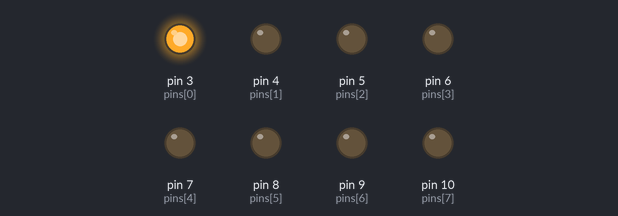
A sketch run on a simulated Arduino Uno, built with avr-gcc and run on an emulated ATmega328P. Parts: output pins drawn as LEDs (lit = HIGH).

Above: at 0.2 s.
At 1.2 s:
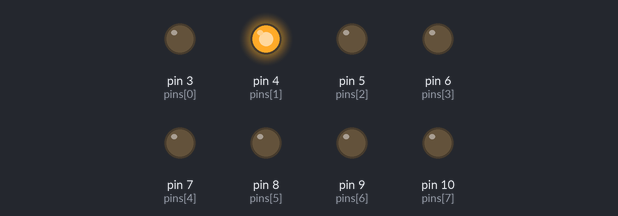
At 2.2 s:
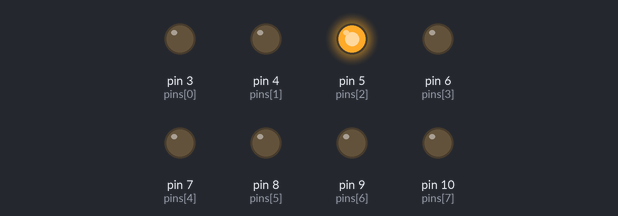
At 5.2 s:
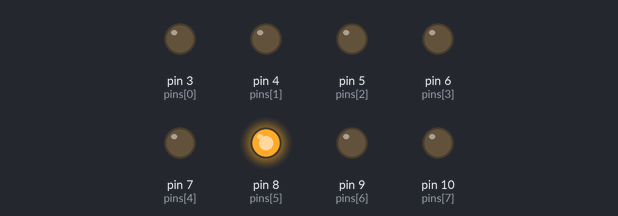
At 7.2 s:
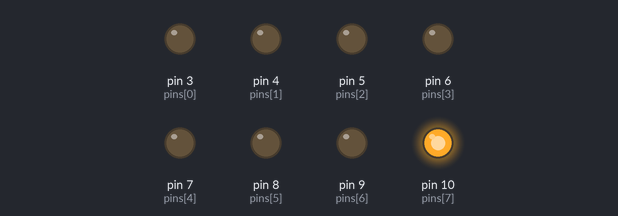
At 9.7 s:
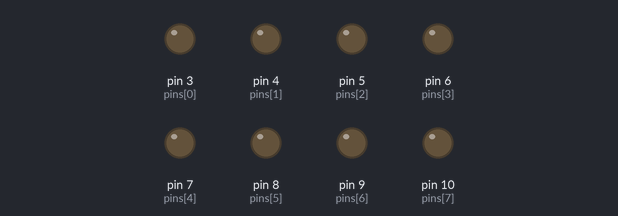
Timing chart, 0 to 10.4 s (numbered marks = the images above):
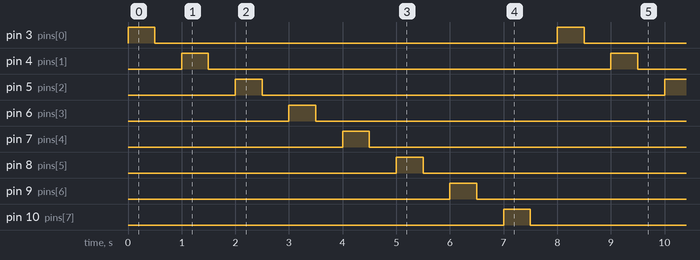

The sketch:

sketch_sep04a.ino
```cpp
int pins[] = {3,4,5,6,7,8,9,10};

void setup() {
  int i;
  for(i=0;i<8;i++) {
    pinMode(pins[i], OUTPUT);
  }

}
void loop() {
  static int i = 0;
  if(i == 8)
  {
    i= 0;
  }
  else
  {
    digitalWrite(i+3, HIGH);
    delay(500);
    digitalWrite(i+3, LOW);
    delay(500);
    i++;
  }

}
```

Measured:
- by itself, pin 3 (pins[0]), pin 4 (pins[1]), pin 5 (pins[2]), pin 6 (pins[3]), pin 7 (pins[4]), pin 8 (pins[5]), pin 9 (pins[6]), pin 10 (pins[7]): alternates HIGH for 0.50 s and LOW for 7.5 s
- by itself, everything shown: repeats every 8.0 s, in 16 steps
